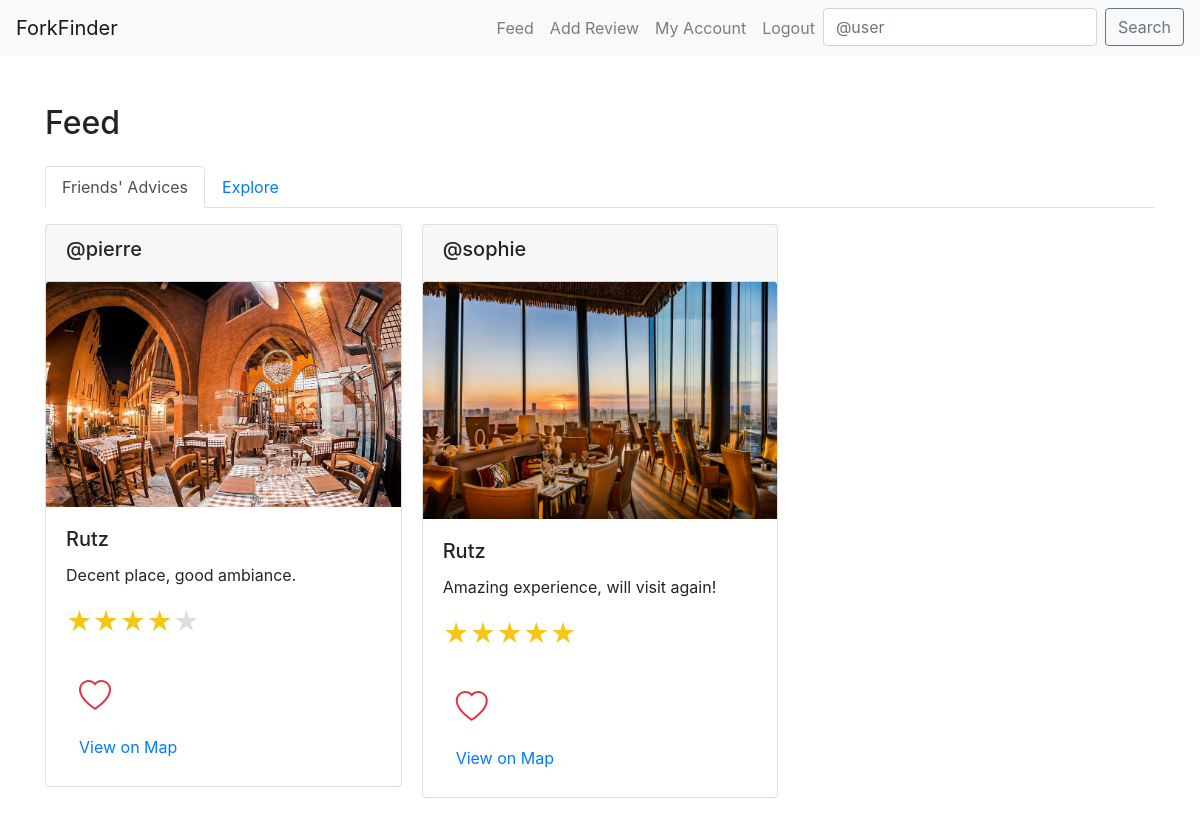
Page /feed/ (signed in) on the earlier database version.
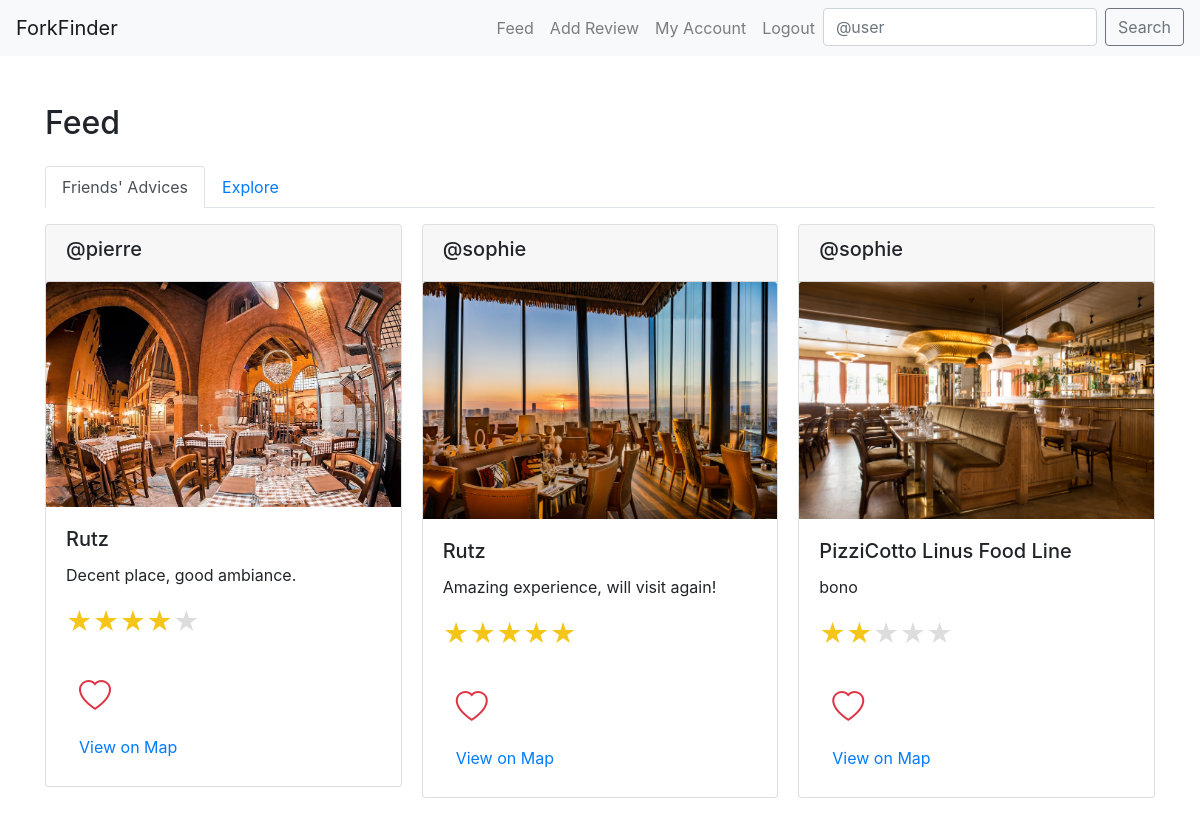
Same page on the later database version.
### core/models.py (models this page shows, shortened)
class Review(models.Model):
    user = models.ForeignKey(User, related_name="reviews", on_delete=models.CASCADE)
    restaurant = models.ForeignKey(Restaurant, on_delete=models.CASCADE)
    body = models.CharField(max_length=255)
    rating = models.PositiveSmallIntegerField()
    taste_rating = models.PositiveSmallIntegerField(blank=True, null=True)
    presentation_rating = models.PositiveSmallIntegerField(blank=True, null=True)
    service_rating = models.PositiveSmallIntegerField(blank=True, null=True)
    photo = models.ImageField(upload_to='media/review_photos/')
    is_featured = models.BooleanField(default=False)
    created_at = models.DateTimeField(auto_now_add=True)

class Restaurant(models.Model):
    place_id = models.CharField(max_length=255, unique=True)
    name = models.CharField(max_length=60)
    address = models.CharField(max_length=120,blank=True,null=True)
    longitude = models.CharField(max_length=255)
    latitude = models.CharField(max_length=255)

### core/views.py (the view, shortened to what this page needs)
# urls.py: path('feed/', FeedView.as_view(), name="feed"),
class FeedView(LoginRequiredMixin,View):
    template_name = 'feed.html'
    def get(self, request, *args, **kwargs):
        recommended_reviews = get_recommended_reviews(request.user)
        profile = request.user.profile
        favorite_reviews = profile.favorite_reviews.all()
        return render(request, self.template_name, {
            "recommended_reviews": recommended_reviews,
            "favorite_reviews": favorite_reviews,
        })

### core/models.py (called while the page is built)
    def is_culinary_critic(self):
        return self.user_type == 'critic'

### core/utils.py (called while the page is built)
def haversine(lon1, lat1, lon2, lat2):
    lon1, lat1, lon2, lat2 = map(math.radians, [lon1, lat1, lon2, lat2])
    dlon = lon2 - lon1
    dlat = lat2 - lat1
    a = math.sin(dlat/2)**2 + math.cos(lat1) * math.cos(lat2) * math.sin(dlon/2)**2
    c = 2 * math.atan2(math.sqrt(a), math.sqrt(1-a))
    r = 6371 #in km
    return c * r

### templates/feed.html (shortened to what this page needs)
{% extends "base.html" %}
{% block content %}
    <h2 class="mb-4">Feed</h2>
    <ul class="nav nav-tabs" id="feedTabs" role="tablist">
        <li class="nav-item">
            <a class="nav-link active" id="friends-tab" data-toggle="tab" href="#friends" role="tab" aria-controls="friends" aria-selected="true">Friends' Advices</a>
        </li>
        <li class="nav-item">
            <a class="nav-link" id="explore-tab" data-toggle="tab" href="#explore" role="tab" aria-controls="explore" aria-selected="false">Explore</a>
        </li>
    </ul>
    <div class="tab-content mt-3" id="feedTabsContent">
        <div class="tab-pane fade show active" id="friends" role="tabpanel" aria-labelledby="friends-tab">
            <div class="card-columns">
                {% for followed in user.profile.follows.all %}
                    {% for review in followed.user.reviews.all %}
                        <div class="card mb-3 {% if review.is_featured %}border-primary{% endif %}">
                            <div class="card-header">
                                <h5>@{{ review.user.username }}
                                </h5>
                            </div>
                            <img src="{{ review.photo.url }}" class="card-img-top" alt="Restaurant Photo">
                            <div class="card-body">
                                <h5 class="card-title">{{ review.restaurant.name }}</h5>
                                <p class="card-text">{{ review.body }}</p>
                                <p class="card-text">
                                    <small class="text-muted">
                                        <span class="star-rating">
                                            {% for i in "54321" %}
                                                <label style="color: {% if i|add:0 <= review.rating %}#f5c518{% else %}#ddd{% endif %};">&#9733;</label>
                                            {% endfor %}
                                        </span>
                                    </small>
                                </p>
                                <form method="post" action="{% url 'feed' %}">
                                    <button type="submit" class="btn btn-link">
                                        {% if review in favorite_reviews %}
                                            <i class="bi bi-heart-fill text-danger" style="font-size: 2rem;"></i>
                                        {% else %}
                                            <i class="bi bi-heart text-danger" style="font-size: 2rem;"></i>
                                        {% endif %}
                                    </button>
                                </form>
                                <a href="{% url 'view_on_map' review.restaurant.id %}" class="btn btn-link">View on Map</a>
                            </div>
                        </div>
                    {% endfor %}
                {% endfor %}
            </div>
        </div>
    </div>
{% endblock %}

### templates/base.html (shortened to what this page needs)
<!DOCTYPE html>
<html lang="en">
<head>
    <link href="https://stackpath.bootstrapcdn.com/bootstrap/4.5.2/css/bootstrap.min.css" rel="stylesheet">
    <link rel="stylesheet" href="https://maxcdn.bootstrapcdn.com/bootstrap/4.5.2/css/bootstrap.min.css">
    <link rel='stylesheet' href='https://api.mapbox.com/mapbox-gl-js/plugins/mapbox-gl-geocoder/v4.7.0/mapbox-gl-geocoder.css' type='text/css' />
    <link rel="stylesheet" href="https://cdnjs.cloudflare.com/ajax/libs/bootstrap-icons/1.7.2/font/bootstrap-icons.min.css">
    <link href="https://api.mapbox.com/mapbox-gl-js/v2.8.2/mapbox-gl.css" rel="stylesheet">
</head>
<body>
    <nav class="navbar navbar-expand-lg navbar-light bg-light">
        <a class="navbar-brand" href="{% url 'feed' %}">ForkFinder</a>
        <div class="collapse navbar-collapse" id="navbarNav">
            <ul class="navbar-nav ml-auto">
                <li class="nav-item">
                    <a class="nav-link" href="{% url 'feed' %}">Feed</a>
                </li>
                <li class="nav-item">
                    <a class="nav-link" href="{% url 'add_review' %}">Add Review</a>
                </li>
                <li class="nav-item">
                    <a class="nav-link" href="{% url 'profile' request.user.profile.pk %}">My Account</a>
                </li>
                <li class="nav-item">
                    <a class="nav-link" href="{% url 'logout' %}">Logout</a>
                </li>
                <li>
                    <form class="form-inline my-2 my-lg-0" method="get" action="{% url 'search_user' %}">
                        <input class="form-control mr-sm-2" type="search" name="q" placeholder="@user" aria-label="Search">
                        <button class="btn btn-outline-secondary my-2 my-sm-0" type="submit">Search</button>
                    </form>
                </li>
            </ul>
        </div>
    </nav>
    <div class="container mt-5">
        {% block content %}
        {% endblock %}
    </div>
</body>
</html>

### templates/base.html (style rules this page uses)
.card-columns { column-count: 3; }
.star-rating { display: flex; flex-direction: row-reverse; justify-content: flex-end; }
.star-rating label { font-size: 2em; color: #ddd; cursor: pointer; }

Differences in the rows shown:
added Review: user.username "sophie", photo (picture), restaurant.name "PizziCotto Linus Food Line", body "bono", shown under Profile (number 2 of 2 on the later page)
